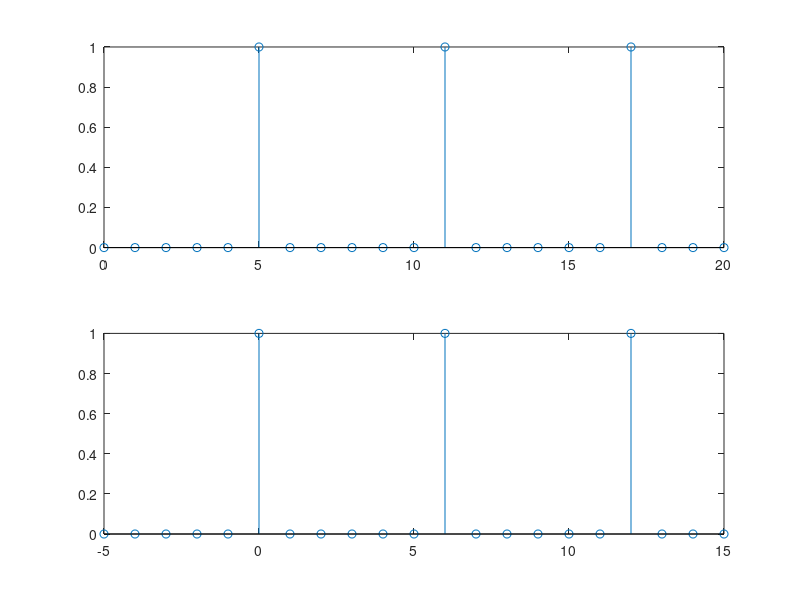
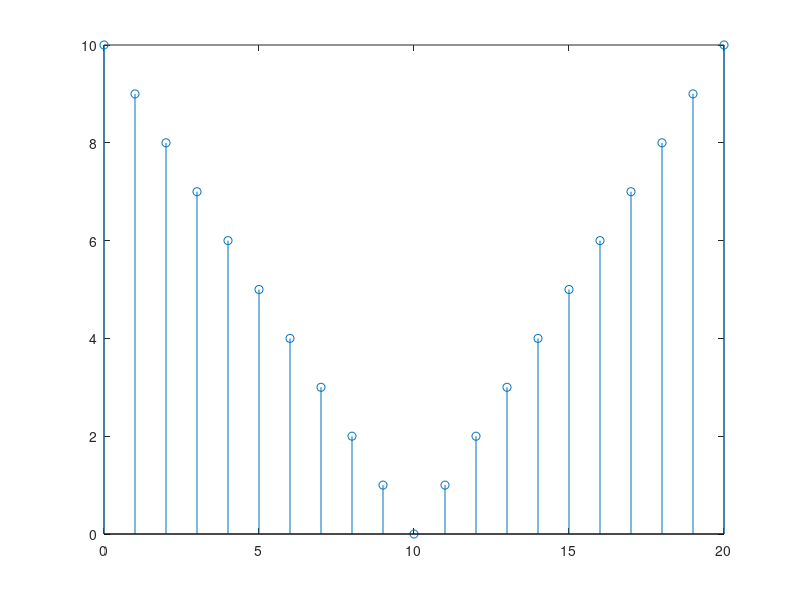
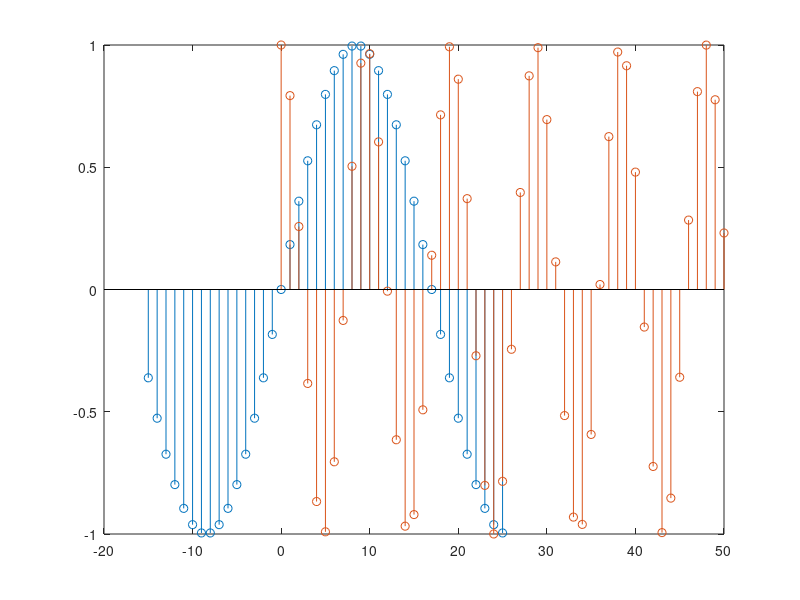
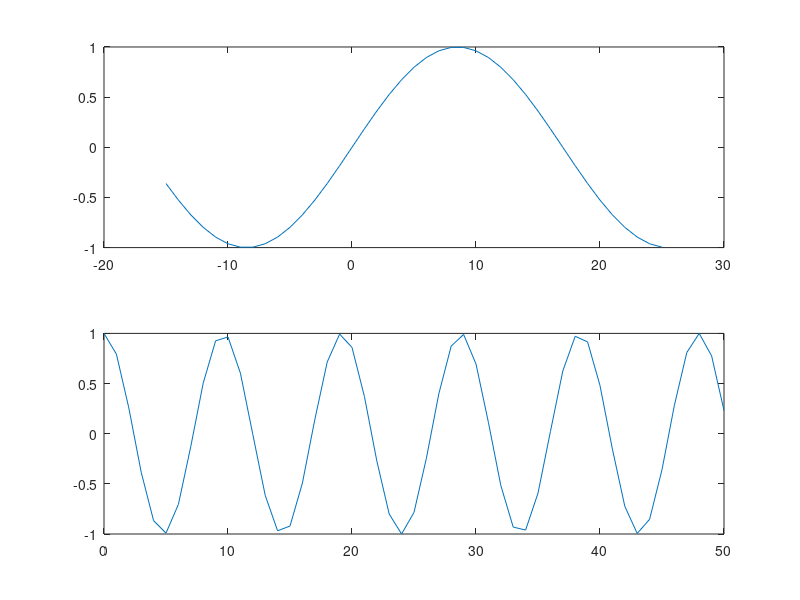

Recreate these plots in MATLAB, in order.
z=[0,0,0,0,0,1,0,0,0,0,0,1,0,0,0,0,0,1,0,0,0] %crearea unui vector
n=0:20
m=-5:15
subplot(2,1,1) %afisarea unei miniferestre
figure(1);
stem(n,z) %afisara lui z in functie de n
subplot(2,1,2)
stem(m,z) %afisarea lui z in functie de m
n=0:20
t=abs(10-n)
figure(3);
stem(n,t) %afisarea lui t in functie de n
n=-15:25
x1=sin(pi*n/17)
figure(4);
stem(n,x1); %afisarea lui x1 in functie de n
hold on
n=0:50
x2=cos(pi*n/sqrt(23))
stem(n,x2); %afisarea lui x2 in functie de n
figure(5);		
subplot(2,1,1)		
n=-15:25		
x1=sin(pi*n/17)		
plot(n,x1)	%grafic ce contine pe n si x1	
subplot(2,1,2)		
n=0:50			
x2=cos(pi*n/sqrt(23))	
plot(n,x2)	%grafic ce contine pe n si x2